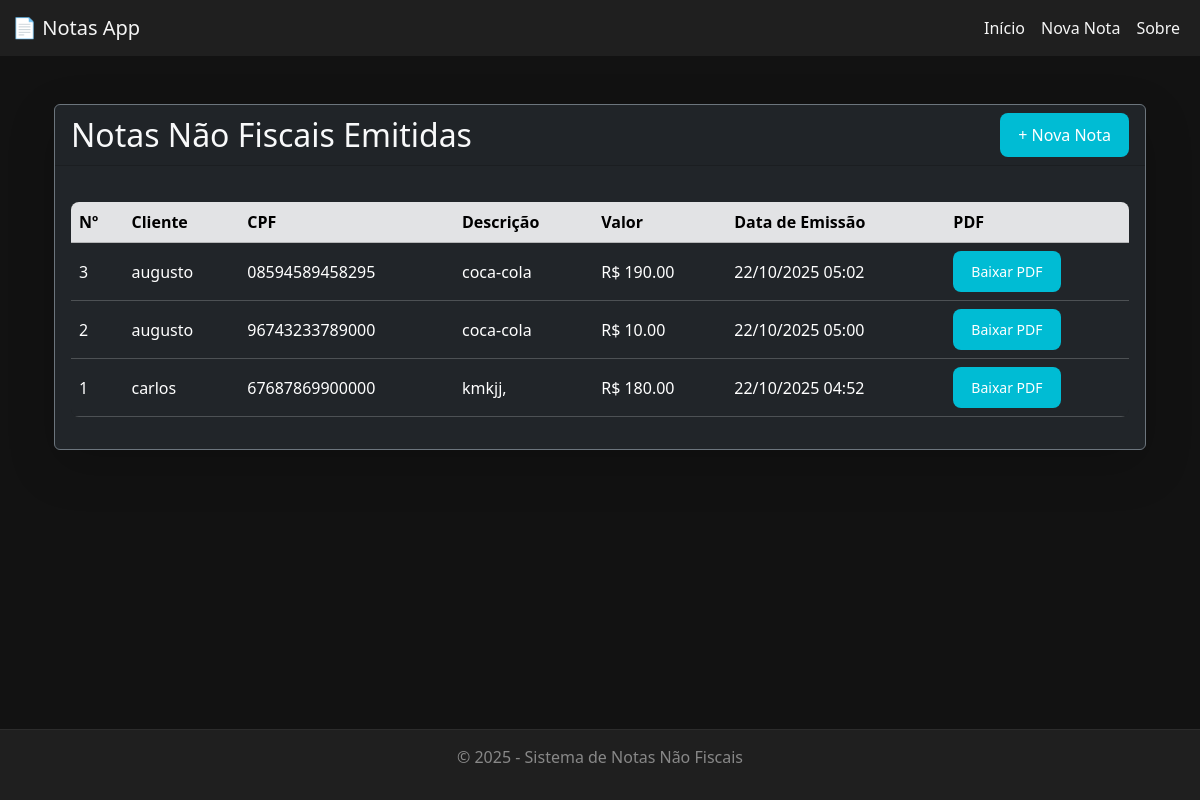
The page / on the database its author committed.
### models.py (models this page shows)
class NotaNaoFiscal(db.Model):
    id = db.Column(db.Integer, primary_key=True)
    numero = db.Column(db.Integer, unique=True, nullable=False)
    cliente_nome = db.Column(db.String(120), nullable=False)
    cliente_cpf = db.Column(db.String(14), nullable=False)
    descricao = db.Column(db.Text, nullable=False)
    valor_total = db.Column(db.Float, nullable=False)
    data_emissao = db.Column(db.DateTime, default=datetime.utcnow)

### app.py (the view)
@app.route("/")
def index():
    try:
        notas = NotaNaoFiscal.query.order_by(
            NotaNaoFiscal.data_emissao.desc()).all()
        return render_template("lista_notas.html", notas=notas)
    except Exception as e:
        logging.exception("Erro ao carregar lista de notas")
        flash("Erro ao carregar as notas. Verifique os logs.", "danger")
        return render_template("lista_notas.html", notas=[])

### app.py (called while the page is built)
@app.context_processor
def inject_current_user():
    class DummyUser(AnonymousUserMixin):
        def is_authenticated(self) -> bool:
            return False
            name = "Visitante"
    return {'current_user': DummyUser()}

### templates/lista_notas.html
{% extends "base.html" %}
{% block content %}
<div class="container mt-5">
    <div class="card shadow-lg bg-dark text-light border-secondary">
        <div class="card-header d-flex justify-content-between align-items-center">
            <h2 class="mb-0">Notas Não Fiscais Emitidas</h2>
            <a href="{{ url_for('nova_nota') }}" class="btn btn-success">+ Nova Nota</a>
        </div>
        <div class="card-body">
            {% if notas %}
                <div class="table-responsive">
                    <table class="table table-dark table-hover align-middle">
                        <thead class="table-secondary text-dark">
                            <tr>
                                <th>Nº</th>
                                <th>Cliente</th>
                                <th>CPF</th>
                                <th>Descrição</th>
                                <th>Valor</th>
                                <th>Data de Emissão</th>
                                <th>PDF</th>
                            </tr>
                        </thead>
                        <tbody>
                            {% for nota in notas %}
                                <tr>
                                    <td>{{ nota.numero }}</td>
                                    <td>{{ nota.cliente_nome }}</td>
                                    <td>{{ nota.cliente_cpf }}</td>
                                    <td>{{ nota.descricao }}</td>
                                    <td>R$ {{ "%.2f"|format(nota.valor_total) }}</td>
                                    <td>{{ nota.data_emissao.strftime("%d/%m/%Y %H:%M") }}</td>
                                    <td>
                                        <a href="{{ url_for('nota_pdf', nota_id=nota.id) }}" class="btn btn-outline-info btn-sm">
                                            Baixar PDF
                                        </a>
                                    </td>
                                </tr>
                            {% endfor %}
                        </tbody>
                    </table>
                </div>
            {% else %}
                <p class="text-center text-muted mt-4">Nenhuma nota emitida até o momento.</p>
            {% endif %}
        </div>
    </div>
</div>
{% endblock %}

### templates/base.html (shortened to what this page needs)
<!DOCTYPE html>
<html lang="pt-BR">
<head>
    <link rel="stylesheet" href="{{ url_for('static', filename='css/style.css') }}">
    <link href="https://cdn.jsdelivr.net/npm/bootstrap@5.3.2/dist/css/bootstrap.min.css" rel="stylesheet">
</head>
<body>
    <nav class="navbar navbar-expand-lg navbar-dark">
        <div class="container-fluid">
            <a class="navbar-brand" href="{{ url_for('index') }}">📄 Notas App</a>
            <div class="collapse navbar-collapse" id="navbarNav">
                <ul class="navbar-nav ms-auto">
                    <li class="nav-item">
                        <a class="nav-link" href="{{ url_for('index') }}">Início</a>
                    </li>
                    <li class="nav-item">
                        <a class="nav-link" href="{{ url_for('nova_nota') }}">Nova Nota</a>
                    </li>
                    <li class="nav-item">
                        <a class="nav-link" href="#">Sobre</a>
                    </li>
                </ul>
            </div>
        </div>
    </nav>
    <div class="container">
        {% block content %}{% endblock %}
    </div>
    <footer>
        <p>&copy; {{ current_year if current_year else 2025 }} - Sistema de Notas Não Fiscais</p>
    </footer>
</body>
</html>

### static/css/style.css (style rules this page uses)
a.btn, button.btn { background-color: #00bcd4; color: #fff; text-decoration: none; padding: 10px 18px; border-radius: 8px; border: none; cursor: pointer; transition: background 0.3s ease; }
table { width: 90%; margin: 20px auto; border-collapse: collapse; background-color: #1f1f1f; border-radius: 8px; overflow: hidden; }
th, td { padding: 12px 15px; text-align: left; }
th { background-color: #2c2c2c; color: #00bcd4; }
tr:nth-child(even) { background-color: #242424; }
footer { text-align: center; padding: 15px; color: #888; border-top: 1px solid #2c2c2c; margin-top: 30px; }
body { background-color: #121212; color: #e0e0e0; font-family: "Inter", sans-serif; }
.card { border-radius: 16px; }
.btn { border-radius: 12px; transition: all 0.3s ease; }

### templates/base.html (style rules this page uses)
body { background-color: #121212; color: #e0e0e0; }
.navbar { background-color: #1f1f1f; }
.navbar-brand, .nav-link { color: #f5f5f5 !important; }
.container { margin-top: 30px; }
footer { background-color: #1f1f1f; color: #888; text-align: center; padding: 15px; position: fixed; bottom: 0; width: 100%; }
table { background-color: #1e1e1e; }
th { color: #00bcd4; }
td { color: #e0e0e0; }

### rows shown on the page
NotaNaoFiscal: numero "3", cliente_nome "augusto", cliente_cpf "08594589458295", descricao "coca-cola", valor_total "190.00", data_emissao "22/10/2025 05:02"
NotaNaoFiscal: numero "2", cliente_nome "augusto", cliente_cpf "96743233789000", descricao "coca-cola", valor_total "10.00", data_emissao "22/10/2025 05:00"
NotaNaoFiscal: numero "1", cliente_nome "carlos", cliente_cpf "67687869900000", descricao "kmkjj,", valor_total "180.00", data_emissao "22/10/2025 04:52"

### other values the page prints
{{ current_year if current_year else 2025 }} "2025"
